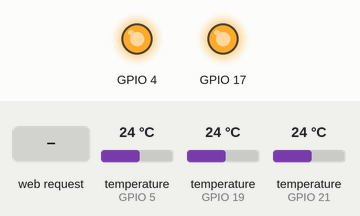
A sketch run on a simulated ESP32. Parts: output pins drawn as LEDs (lit = HIGH). Inputs (shaded band) come from the test bench; at power-on: temperature (sensors on GPIO 5, GPIO 19, GPIO 21) 24 °C. WiFi joins after 1.5 s; servers stay silent unless stated; storage starts empty; what the sketch prints to the serial monitor is not drawn.

Above: at 2.9 s.
3.0 s: HTTP request GET /turno?id=1 received
4.5 s: HTTP request GET /turno?id=1 received
At 5.5 s:
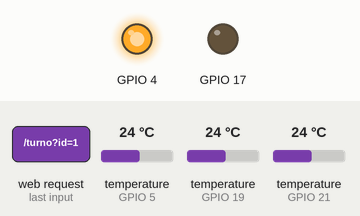
6.0 s: HTTP request GET /turno?id=0 received
Timing chart, 0 to 9.0 s (numbered marks = the images above; inputs shaded):
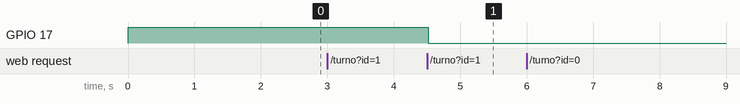

The sketch:

asyncserver.ino
```cpp
#include <WiFi.h>
#include <ESPAsyncWebServer.h>
#include <SPIFFS.h>
#include "config.h"
#include "ESP32_Utils.hpp"
#include <OneWire.h>
#include <DallasTemperature.h>
#include "Server.hpp"
#include <ArduinoWebsockets.h>
using namespace websockets;

const char* websockets_server_host = "192.168.1.109";
const uint16_t websockets_server_port = 4000;
WebsocketsClient client;
unsigned long lastSendTime = 0;
const unsigned long sendInterval = 2000;
const unsigned long reconnectInterval = 5000;
unsigned long lastReconnectAttempt = 0;

OneWire ourWire1(5);
DallasTemperature sensor1(&ourWire1);

OneWire ourWire2(21);
DallasTemperature sensor2(&ourWire2);

OneWire ourWire3(19);
DallasTemperature sensor3(&ourWire3);

void setup(void) {
  Serial.begin(115200);

  // Configuración inicial de pines
  pinMode(17, OUTPUT);
  pinMode(4, OUTPUT);
  digitalWrite(17,1);
  digitalWrite(4,1);

  sensor1.begin();
  sensor2.begin();
  sensor3.begin();
  SPIFFS.begin();
  ConnectWiFi_STA();
  InitServer();
  client.onMessage(onMessageCallback);
  client.onEvent(onEventsCallback);
  connectWebSocket();
}


void loop(void) {
  client.poll();

  unsigned long currentMillis = millis();

  // Enviar temperaturas periódicamente
  if (client.available() && currentMillis - lastSendTime >= sendInterval) {
    lastSendTime = currentMillis;
    sendTemperature();
  }

  // Intentar reconectar si la conexión se ha cerrado
  if (!client.available() && currentMillis - lastReconnectAttempt >= reconnectInterval) {
    lastReconnectAttempt = currentMillis;
    Serial.println("Intentando reconectar...");
    connectWebSocket();
  }
}

void connectWebSocket() {
  if (client.connect(websockets_server_host, websockets_server_port, "/")) {
    Serial.println("Conexión WebSocket establecida");
  } else {
    Serial.println("Fallo al conectar WebSocket");
  }
}

void sendTemperature() {
  sensor1.requestTemperatures();
  sensor2.requestTemperatures();
  sensor3.requestTemperatures();

  DynamicJsonDocument doc(256);
  JsonArray mediciones = doc.createNestedArray("mediciones");

  JsonObject sensor1Data = mediciones.createNestedObject();
  sensor1Data["basicName"] = "sensor 1";
  sensor1Data["temperature"] = sensor1.getTempCByIndex(0);

  JsonObject sensor2Data = mediciones.createNestedObject();
  sensor2Data["basicName"] = "sensor 2";
  sensor2Data["temperature"] = sensor2.getTempCByIndex(0);


  JsonObject sensor3Data = mediciones.createNestedObject();
  sensor3Data["basicName"] = "sensor 3";
  sensor3Data["temperature"] = sensor3.getTempCByIndex(0);


  String jsonMessage;
  serializeJson(doc, jsonMessage);

  String message = String(jsonMessage);
  client.send(message);
  // Serial0.println("Temperatura enviada");
}

void onMessageCallback(WebsocketsMessage message) {
}

void onEventsCallback(WebsocketsEvent event, String data) {
  if (event == WebsocketsEvent::ConnectionOpened) {
    Serial.println("Conexión WebSocket abierta");
  } else if (event == WebsocketsEvent::ConnectionClosed) {
    Serial.println("Conexión WebSocket cerrada");
  } else if (event == WebsocketsEvent::GotPing) {
    Serial.println("Ping recibido");
  } else if (event == WebsocketsEvent::GotPong) {
    Serial.println("Pong recibido");
  }
}
```

ESP32_Utils.hpp
```cpp
void ConnectWiFi_STA(bool useStaticIP = true)
{
   Serial.println("");
   WiFi.mode(WIFI_STA);
   WiFi.begin(ssid, password);
   if(useStaticIP) WiFi.config(ip, gateway, subnet);
   while (WiFi.status() != WL_CONNECTED)
   {
     delay(100);
     Serial.print('.');
   }

   Serial.println("");
   Serial.print("Iniciado STA:\t");
   Serial.println(ssid);
   Serial.print("IP address:\t");
   Serial.println(WiFi.localIP());
}

void ConnectWiFi_AP(bool useStaticIP = false)
{
   Serial.println("");
   WiFi.mode(WIFI_AP);
   while(!WiFi.softAP(ssid, password))
   {
     Serial.println(".");
     delay(100);
   }
   if(useStaticIP) WiFi.softAPConfig(ip, gateway, subnet);

   Serial.println("");
   Serial.print("Iniciado AP:\t");
   Serial.println(ssid);
   Serial.print("IP address:\t");
   Serial.println(WiFi.softAPIP());
}
```

Server.hpp
```cpp
#ifndef ARCHIVO2_HPP
#define ARCHIVO2_HPP
#include "HardwareSerial.h"
#include <Arduino.h>
#include <ArduinoJson.h>
#include <ESPAsyncWebServer.h>

struct Sensor {
  int pin;
  bool powered;
};

Sensor s1 = {17, (digitalRead(17) == HIGH)};
Sensor s2 = {4, (digitalRead(4) == HIGH)};

AsyncWebServer server(80);
void InitServer() {

  server.on("/status", HTTP_GET, [](AsyncWebServerRequest *request) {
    DynamicJsonDocument doc(512); // Tamaño ajustado
    JsonArray status = doc.createNestedArray("status");

    JsonObject sensor1Data = status.createNestedObject();
    sensor1Data["pin"] = s1.pin;
    sensor1Data["powered"] = s1.powered;

    JsonObject sensor2Data = status.createNestedObject();
    sensor2Data["pin"] = s2.pin;
    sensor2Data["powered"] = s2.powered;

    String jsonMessage;
    serializeJson(doc, jsonMessage);
    request->send(200, "application/json", jsonMessage);
  });

  server.on("/turno", HTTP_GET, [](AsyncWebServerRequest *request) {
    if (request->hasParam("id")) {
      String param = request->getParam("id")->value();
      int sensorNumber = param.toInt();

      if (sensorNumber == 1) {
        s1.powered = !s1.powered;
        digitalWrite(s1.pin, s1.powered ? HIGH : LOW);
        Serial.println("Estado de s1 alternado: " + String(s1.powered ? "Encendido" : "Apagado"));
        String response = "{\"affected\": \"1\"}";
        request->send(200, "application/json", response);
      } else if (sensorNumber == 2) {
        s2.powered = !s2.powered;
        digitalWrite(s2.pin, s2.powered ? HIGH : LOW);
        Serial.println("Estado de s2 alternado: " + String(s2.powered ? "Encendido" : "Apagado"));
        String response = "{\"affected\": \"2\"}";
        request->send(200, "application/json", response);
      } else {
        String response = "{\"error\": \"ID de sensor no válido\"}";
        Serial.println("Error: ID de sensor no válido");
        request->send(400, "application/json", response);
      }
    } else {
      String response = "{\"error\": \"Parámetro no encontrado\"}";
      request->send(400, "application/json", response);
    }
  });

  server.begin();
  Serial.println("HTTP server started");
}

#endif
```

config.h
```cpp
//MI CASA
const char* ssid = "dd-wrt";
const char* password = "";
const char* hostname = "ESP32_1";

//CUATE
//const char* ssid = "T101-V";
//const char* password = "609FB83801D16";
//const char* hostname = "ESP32_1";

IPAddress ip(192, 168, 1, 150);
IPAddress gateway(192, 168, 1, 1);
IPAddress subnet(255, 255, 255, 0);
```

Measured:
- after the input at 3.0 s, every drawn part: stays the same
- after the input at 4.5 s, GPIO 17: HIGH → LOW at once
- after the input at 6.0 s, every drawn part: stays the same
